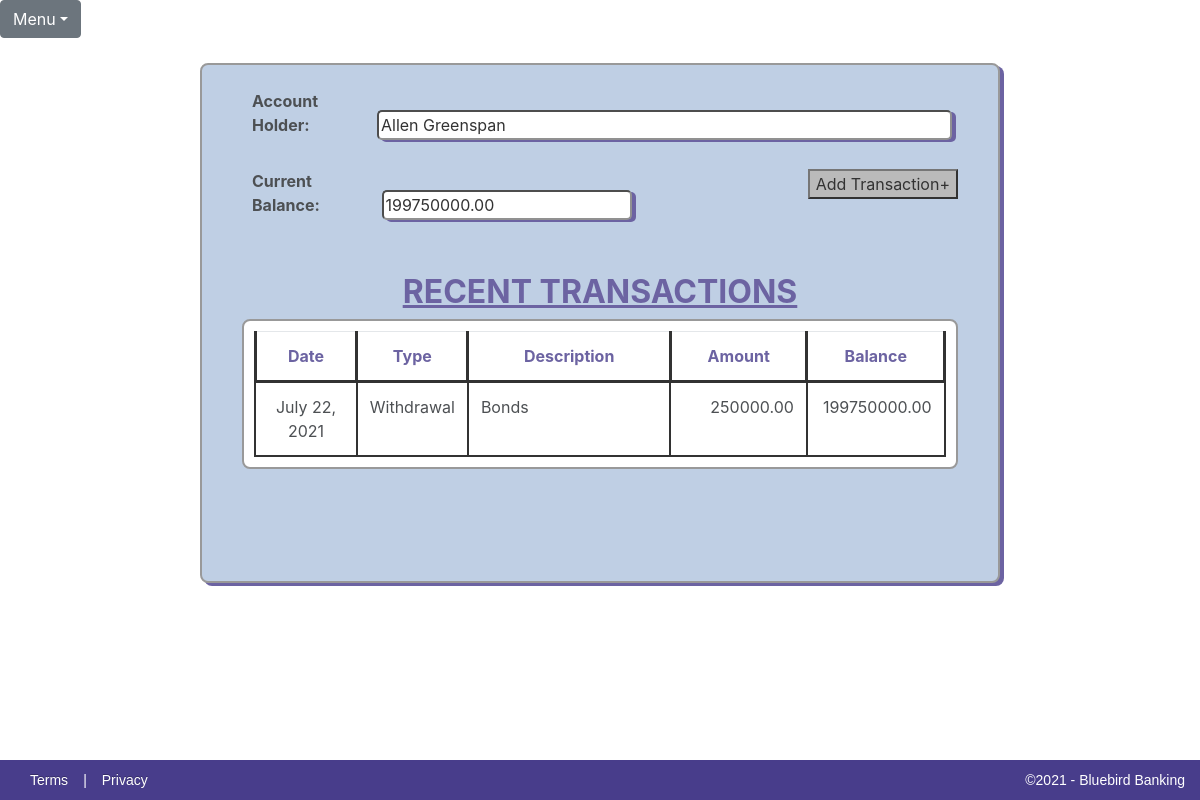
Screenshot of /3/balance/ with the database file from the repository.
### Checkbook/models.py (models this page shows)
class Account(models.Model):
    first_name = models.CharField(max_length=50, blank=True, default="")
    last_name = models.CharField(max_length=50, blank=True, default= "")
    initial_deposits = models.DecimalField(default=0.00, max_digits=100000000, decimal_places=2)
    objects = models.Manager()
    def __str__(self):
        return self.first_name + " " + self.last_name

class Transaction(models.Model):
    date = models.DateField()
    type = models.CharField(max_length=20, choices=trans_type)
    amount = models.DecimalField(default=0.00, max_digits=20, decimal_places=2)
    description = models.CharField(max_length=150, blank=True)
    account = models.ForeignKey(Account, on_delete=models.CASCADE)
    Transactions = models.Manager()

### Checkbook/views.py (the view)
# urls.py: path('<int:pk>/balance/', views.balance, name='balance'),
def balance(request, pk):
    account = get_object_or_404(Account, pk=pk)
    transactions = Transaction.Transactions.filter(account=pk)
    current_total = account.initial_deposits
    table_contents = { }
    for t in transactions:
        if t.type == 'Deposit':
            current_total += t.amount
            table_contents.update({t: current_total})
        else:
            current_total -= t.amount
            table_contents.update({t: current_total})
    content = {'account': account, 'table_contents': table_contents, 'balance': current_total}
    return render(request, 'checkbook/BalanceSheet.html', content)

### Checkbook/templates/checkbook/BalanceSheet.html (shortened to what this page needs)
{% extends 'checkbook_base.html' %}
{% block content %}
			<div id="all-transactions-form">
				<form>
					<br>
					<label>Account Holder:</label><input id="accountholder" type="text" name="accountHolder" value="{{ account }}" readonly>
					<br><br>
					<label>Current Balance:</label>
					<input id="balance" type="text" name="currentBalance" value="{{ balance }}" readonly>
					<button type="button"><a href="{% url 'transaction' %}">Add Transaction+</a></button>
				</form>
				<br><br>
			</div>
			<h2>RECENT TRANSACTIONS</h2>
			<table class="table table-responsive" id ="transactions-table">
				<tr id="headerRow">
					<th>Date</th>
					<th>Type</th>
					<th>Description</th>
					<th>Amount</th>
					<th>Balance</th>
				</tr>
				{% for key, total in table_contents.items %}
				<tr>
					<td class="center">{{ key.date }} </td>
					<td class="center">{{ key.type }}</td>
					<td class="left">{{ key.description }}</td>
					<td class="right">{{ key.amount }}</td>
					<td class="right">{{ total }}</td>
				</tr>
				{% endfor %}
			</table>
			<br><br>
{% endblock %}

### Checkbook/static/CSS/CheckbookApp.css (style rules this page uses)
html, body { height: cover; width: cover; }
body { font-family: Lucida Sans Unicode; text-align: center; background-image: url('C:/python_projects/chbkEnv/Django_Checkbook/Checkbook/static/images/CheckCalligraphyPen.jpg'); -webkit-background-size: cover; -moz-background-size: cover; -o-background-size: cover; background-size: cover; overflow: scroll; background-repeat: no-repeat; }
label { width: 125px; margin-left: 50px; font-weight: bold; opacity: initial; }
input, select { width: 500px; border-radius: 5px; box-shadow: 4px 2px darkslateblue; }
th { border: 3px solid black; }
tr td { height: 25px; border: 2px solid black; word-wrap: normal; vertical-align: top; width: auto; }
#headerRow { color: darkslateblue; text-align: center; }
.center { text-align: center; width: 15%; }
.left { padding-left: 10px; width: 30%; word-wrap: normal; }
.right { padding-right: 5px; width: 20%; text-align: right; }
.checkbook-container h2 { color: darkslateblue; font-size: 32px; font-weight: bold; text-align: center; text-decoration: underline; }
#all-transactions-form { position: relative; }
#all-transactions-form button { background-color: darkgray; position: relative; right: 40px; float: right; }
#accountholder { width: 575px; }
#balance { width: 250px; }
#transactions-table { background-color:white; width: 90%; height: auto; margin-right: auto; margin-left: auto; padding: 10px; border: 2px solid gray; border-collapse: collapse; border-radius: 8px; table-layout: auto; float: center; position: relative; }
.checkbook-container button, .new-account-button { background-color: darkgray; display: block; margin-left: auto; margin-right: auto; }
button a, button a:hover { text-decoration: none; text-align: center; color:black; }

### rows the page displays
Account: accountHolder "Allen Greenspan"
Transaction: date "July 22, 2021", type "Withdrawal", description "Bonds", amount "250000.00", total "199750000.00"
